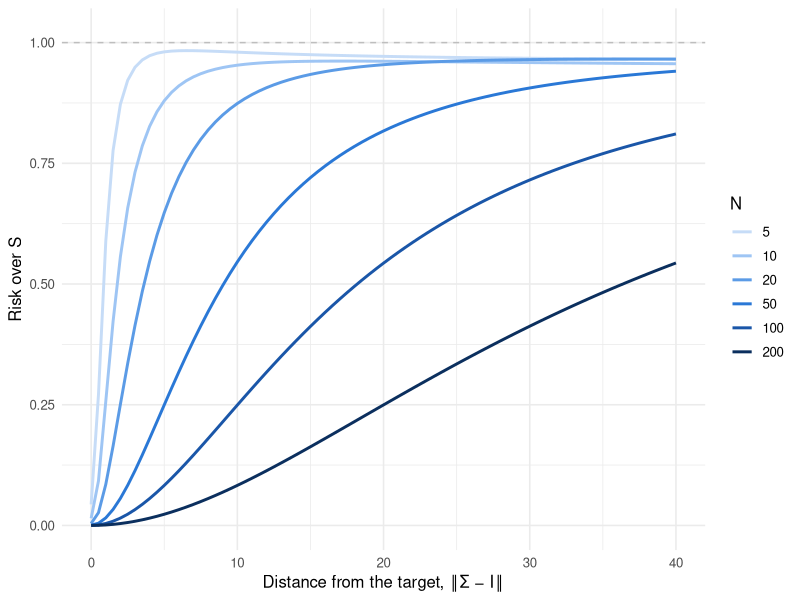
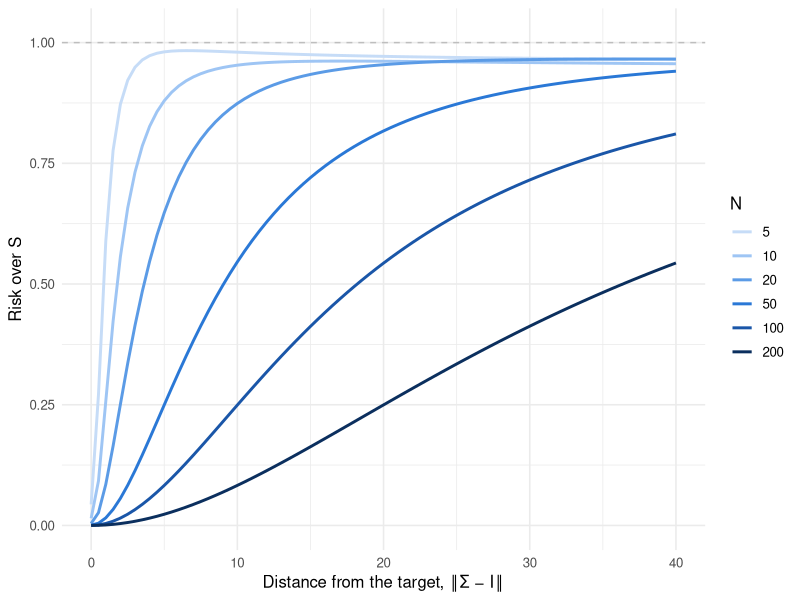

The R script that drew these images, in order:
# Level 0 (fixed target I): risk of SURE-chosen shrinkage relative to S, by dimension N.
# Spiked covariance Sigma = I + delta * e1 e1'; x-axis delta = ||Sigma - I||_F.
#
# Fast version. Every quantity depends on the data only through tr(S), tr(S^2) and s_11.
# Write X X' = (1 + delta) z z' + W, where z is stock 1's standardized returns and
# W is the T x T cross-product of the other N - 1 stocks. Neither z nor W depends on delta,
# so they are drawn once per N and reused for every delta (same draws: smooth curves).

library(tidyverse)
set.seed(2026)

T_days <- 40
dims   <- c(5, 10, 20, 50, 100, 200)
deltas <- seq(0, 40, by = 0.5)
n      <- 20000

curve_for_N <- function(N) {
  # four numbers per sample: tr W, ||W||^2, z'Wz, ||z||^2
  stats <- t(replicate(n, {
    z <- rnorm(T_days)
    W <- if (N - 1 < T_days) tcrossprod(matrix(rnorm(T_days * (N - 1)), T_days))
         else rWishart(1, N - 1, diag(T_days))[, , 1]
    c(sum(diag(W)), sum(W^2), sum(z * (W %*% z)), sum(z^2))
  }))
  trW <- stats[, 1]; W2 <- stats[, 2]; zWz <- stats[, 3]; zz <- stats[, 4]

  map_dbl(deltas, function(delta) {
    k    <- 1 + delta
    trS  <- (trW + k * zz) / T_days
    trS2 <- (W2 + 2 * k * zWz + k^2 * zz^2) / T_days^2
    s11  <- k * zz / T_days
    # SURE for the fixed target I: alpha-hat = sum Varhat(s_ij) / ||I - S||^2, kept in [0, 1]
    V <- (T_days * trS^2 + (T_days - 2) * trS2) / ((T_days + 2) * (T_days - 1))
    a <- pmin(pmax(V / (trS2 - 2 * trS + N), 0), 1)
    A <- 1 - a
    # losses ||a I + (1 - a) S - Sigma||^2 and ||S - Sigma||^2
    loss_sure <- A^2 * trS2 + 2 * A * (a * trS - trS - delta * s11) + (a - k)^2 + (N - 1) * (a - 1)^2
    loss_S    <- trS2 - 2 * (trS + delta * s11) + k^2 + N - 1
    sum(loss_sure) / sum(loss_S)
  })
}

Ratio <- map_dfr(dims, ~ tibble(N = .x, delta = deltas, Ratio = curve_for_N(.x)))

Ratio |>
  mutate(N = factor(N)) |>
  ggplot(aes(x = delta, y = Ratio, color = N)) +
    geom_line(linewidth = 1) +
    geom_hline(yintercept = 1, linetype = "dashed", color = "gray") +
    scale_color_manual(values = c("5" = "#c6dcf7", "10" = "#9ec5f4", "20" = "#5b9be6",
                                  "50" = "#2a78d6", "100" = "#1a56a8", "200" = "#0b2f5e")) +
    coord_cartesian(ylim = c(0, 1.02)) +
    labs(x = "Distance from the target, ‖Σ − I‖",
         y = "Risk over S", color = "N") +
    theme_minimal(base_size = 12)
ggsave("out/level0_risk_ratio_thesis.png", width = 7, height = 4, dpi = 200)
